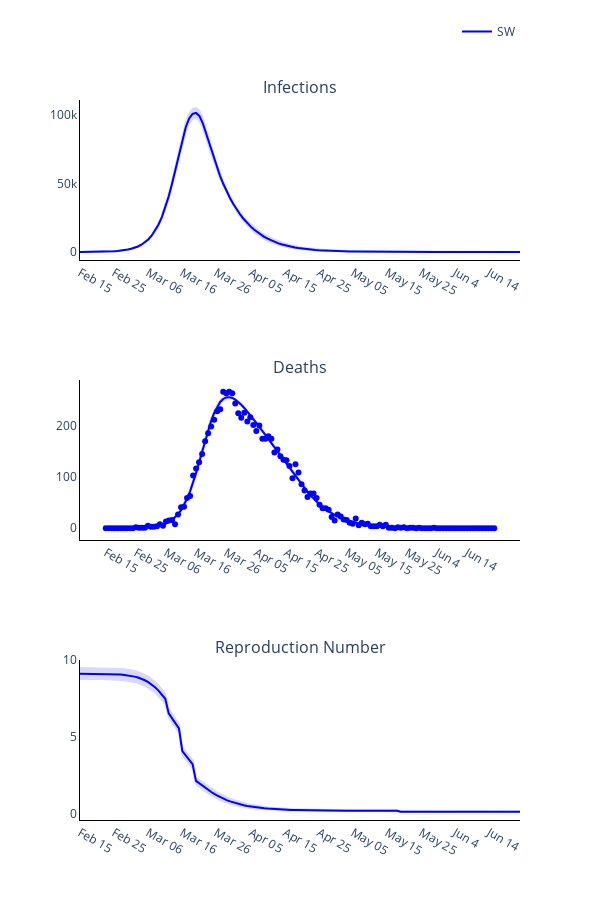

Here is the notebook cell this chart was saved with:
### Markdown cell above
### Plot observed versus predicted using model with inferred parameters

### Code cell
# Trace names - represent the solver used for the simulation
trace_name = regions
titles = ['Infections', 'Deaths', 'Reproduction Number']

fig = go.Figure()
fig = make_subplots(rows=len(titles), cols=1, subplot_titles=tuple(titles), horizontal_spacing = 0.15)

# Plot (continuous predicted timeline and pointwise observed numbers each day)
for r, region in enumerate(regions):
    # Plot of infections
    fig.add_trace(
        go.Scatter(
            x=times,
            y=new_infec_mean[r].tolist(),
            mode='lines',
            name=trace_name[r],
            line_color=colours[r]
        ),
        row= 1,
        col= 1
    )

    fig.add_trace(
        go.Scatter(
            x=times + times[::-1],
            y=new_infec_upper[r].tolist() + new_infec_lower[r].tolist()[::-1],
            fill='toself',
            fillcolor=colours[r],
            line_color=colours[r],
            opacity=0.15,
            mode='lines',
            showlegend=False,
            name=trace_name[r]
        ),
        row= 1,
        col= 1
    )

    # fig.add_trace(
    #     go.Scatter(
    #         x=serology_times,
    #         y=np.sum(np.multiply(np.nan_to_num(np.divide(positives_data[r], tests[r])), susceptibles[r]), axis=1).tolist(),
    #         mode='markers',
    #         name=trace_name[r],
    #         showlegend=False,
    #         line_color=colours[r]
    #     ),
    #     row= 1,
    #     col= 1
    # )

    # Plot deaths
    fig.add_trace(
        go.Scatter(
            x=times,
            y=deaths_mean[r].tolist(),
            mode='lines',
            name=trace_name[r],
            showlegend=False,
            line_color=colours[r]
        ),
        row= 2,
        col= 1
    )

    fig.add_trace(
        go.Scatter(
            x=times + times[::-1],
            y=deaths_upper[r].tolist() + deaths_lower[r].tolist()[::-1],
            fill='toself',
            fillcolor=colours[r],
            line_color=colours[r],
            opacity=0.15,
            mode='lines',
            showlegend=False,
            name=trace_name[r]
        ),
        row= 2,
        col= 1
    )

    fig.add_trace(
        go.Scatter(
            x=times,
            y=np.sum(deaths_data[r], axis=1).tolist(),
            mode='markers',
            name=trace_name[r],
            showlegend=False,
            line_color=colours[r]
        ),
        row= 2,
        col= 1
    )

    # Plot reproduction number
    fig.add_trace(
        go.Scatter(
            x=times,
            y=reprod_num_mean[r].tolist(),
            mode='lines',
            name=trace_name[r],
            showlegend=False,
            line_color=colours[r]
        ),
        row= 3,
        col= 1
    )

    fig.add_trace(
        go.Scatter(
            x=times + times[::-1],
            y=reprod_num_upper[r].tolist() + reprod_num_lower[r].tolist()[::-1],
            fill='toself',
            fillcolor=colours[r],
            line_color=colours[r],
            opacity=0.15,
            mode='lines',
            showlegend=False,
            name=trace_name[r]
        ),
        row= 3,
        col= 1
    )

# Add axis labels
fig.update_layout(
    width=600, 
    height=900,
    plot_bgcolor='white',
    xaxis=dict(
        linecolor='black',
        tickvals=np.arange(1, 130, 10).tolist(),
        ticktext=['Feb 15', 'Feb 25', 'Mar 06', 'Mar 16', 'Mar 26', 'Apr 05', 'Apr 15', 'Apr 25', 'May 05', 'May 15', 'May 25', 'Jun 4', 'Jun 14', 'Jun 24']),
    yaxis=dict(linecolor='black'),
    xaxis2=dict(
        linecolor='black',
        tickvals=np.arange(1, 130, 10).tolist(),
        ticktext=['Feb 15', 'Feb 25', 'Mar 06', 'Mar 16', 'Mar 26', 'Apr 05', 'Apr 15', 'Apr 25', 'May 05', 'May 15', 'May 25', 'Jun 4', 'Jun 14', 'Jun 24']),
    yaxis2=dict(linecolor='black'),
    xaxis3=dict(
        linecolor='black',
        tickvals=np.arange(1, 130, 10).tolist(),
        ticktext=['Feb 15', 'Feb 25', 'Mar 06', 'Mar 16', 'Mar 26', 'Apr 05', 'Apr 15', 'Apr 25', 'May 05', 'May 15', 'May 25', 'Jun 4', 'Jun 14', 'Jun 24']),
    yaxis3=dict(linecolor='black'),
    legend=dict(
        orientation='h',
        yanchor="bottom",
        y=1.075,
        xanchor="right",
        x=1)
    )

fig.write_image('images/Figure-3-synthetic.pdf')
fig.show()

### Figure 1 — Plotly figure (JSON) as saved in the notebook; plotly's stock layout.template omitted (floating-point values rounded to 4 significant figures; data arrays with more than 128 entries replaced by an {"elided": "..."} marker saying what was removed)
{"data": [{"line": {"color": "blue"}, "mode": "lines", "name": "SW", "type": "scatter", "x": {"elided": "130 int values"}, "xaxis": "x", "y": {"elided": "130 float values"}, "yaxis": "y"}, {"fill": "toself", "fillcolor": "blue", "line": {"color": "blue"}, "mode": "lines", "name": "SW", "opacity": 0.15, "showlegend": false, "type": "scatter", "x": {"elided": "260 int values"}, "xaxis": "x", "y": {"elided": "260 float values"}, "yaxis": "y"}, {"line": {"color": "blue"}, "mode": "lines", "name": "SW", "showlegend": false, "type": "scatter", "x": {"elided": "130 int values"}, "xaxis": "x2", "y": {"elided": "130 float values"}, "yaxis": "y2"}, {"fill": "toself", "fillcolor": "blue", "line": {"color": "blue"}, "mode": "lines", "name": "SW", "opacity": 0.15, "showlegend": false, "type": "scatter", "x": {"elided": "260 int values"}, "xaxis": "x2", "y": {"elided": "260 float values"}, "yaxis": "y2"}, {"line": {"color": "blue"}, "mode": "markers", "name": "SW", "showlegend": false, "type": "scatter", "x": {"elided": "130 int values"}, "xaxis": "x2", "y": {"elided": "130 int values"}, "yaxis": "y2"}, {"line": {"color": "blue"}, "mode": "lines", "name": "SW", "showlegend": false, "type": "scatter", "x": {"elided": "130 int values"}, "xaxis": "x3", "y": {"elided": "130 float values"}, "yaxis": "y3"}, {"fill": "toself", "fillcolor": "blue", "line": {"color": "blue"}, "mode": "lines", "name": "SW", "opacity": 0.15, "showlegend": false, "type": "scatter", "x": {"elided": "260 int values"}, "xaxis": "x3", "y": {"elided": "260 float values"}, "yaxis": "y3"}], "layout": {"annotations": [{"font": {"size": 16}, "showarrow": false, "text": "Infections", "x": 0.5, "xanchor": "center", "xref": "paper", "y": 1, "yanchor": "bottom", "yref": "paper"}, {"font": {"size": 16}, "showarrow": false, "text": "Deaths", "x": 0.5, "xanchor": "center", "xref": "paper", "y": 0.6111, "yanchor": "bottom", "yref": "paper"}, {"font": {"size": 16}, "showarrow": false, "text": "Reproduction Number", "x": 0.5, "xanchor": "center", "xref": "paper", "y": 0.2222, "yanchor": "bottom", "yref": "paper"}], "height": 900, "legend": {"orientation": "h", "x": 1, "xanchor": "right", "y": 1.075, "yanchor": "bottom"}, "plot_bgcolor": "white", "width": 600, "xaxis": {"anchor": "y", "domain": [0, 1], "linecolor": "black", "ticktext": ["Feb 15", "Feb 25", "Mar 06", "Mar 16", "Mar 26", "Apr 05", "Apr 15", "Apr 25", "May 05", "May 15", "May 25", "Jun 4", "Jun 14", "Jun 24"], "tickvals": [1, 11, 21, 31, 41, 51, 61, 71, 81, 91, 101, 111, 121]}, "xaxis2": {"anchor": "y2", "domain": [0, 1], "linecolor": "black", "ticktext": ["Feb 15", "Feb 25", "Mar 06", "Mar 16", "Mar 26", "Apr 05", "Apr 15", "Apr 25", "May 05", "May 15", "May 25", "Jun 4", "Jun 14", "Jun 24"], "tickvals": [1, 11, 21, 31, 41, 51, 61, 71, 81, 91, 101, 111, 121]}, "xaxis3": {"anchor": "y3", "domain": [0, 1], "linecolor": "black", "ticktext": ["Feb 15", "Feb 25", "Mar 06", "Mar 16", "Mar 26", "Apr 05", "Apr 15", "Apr 25", "May 05", "May 15", "May 25", "Jun 4", "Jun 14", "Jun 24"], "tickvals": [1, 11, 21, 31, 41, 51, 61, 71, 81, 91, 101, 111, 121]}, "yaxis": {"anchor": "x", "domain": [0.7778, 1], "linecolor": "black"}, "yaxis2": {"anchor": "x2", "domain": [0.3889, 0.6111], "linecolor": "black"}, "yaxis3": {"anchor": "x3", "domain": [0, 0.2222], "linecolor": "black"}}}
